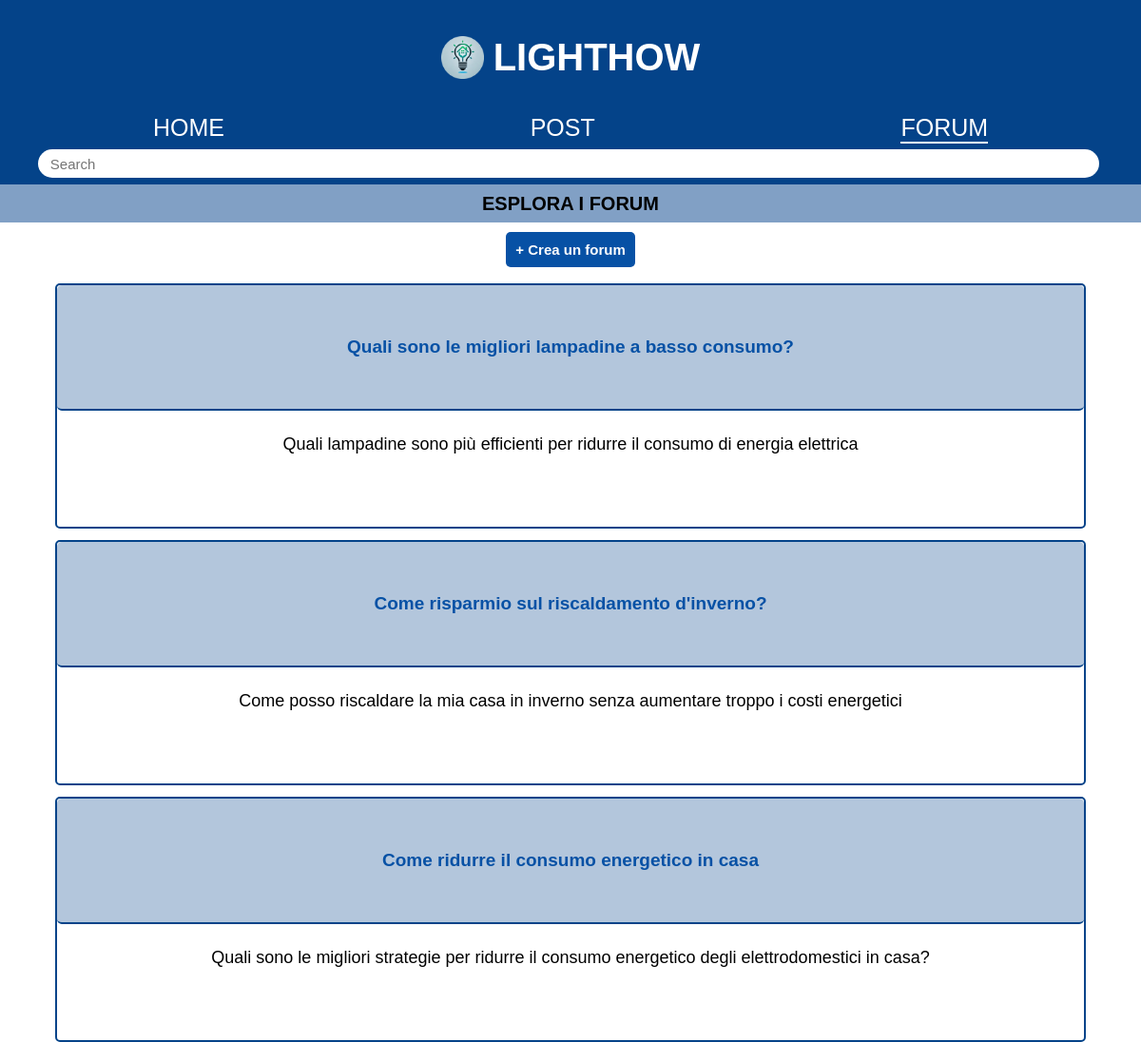
The page /form.php on the database its author committed.
### tables this page shows
CREATE TABLE `domande` (
  `id_domanda` int(11) NOT NULL,
  `titolo` varchar(50) DEFAULT NULL,
  `descrizione` text DEFAULT NULL,
  `data_compilazione` date DEFAULT NULL,
  `email` varchar(100) DEFAULT NULL,
  `nome_utente` varchar(100) DEFAULT NULL
);

### form.php (the view, shortened to what this page needs)
<?php
$host = "localhost";
$user = "root";
$pass = "";
$dbname = "lighthow";
$conn = mysqli_connect($host, $user, $pass, $dbname);
$querypost="SELECT * FROM domande ORDER BY id_domanda DESC";
$resultdomande=mysqli_query($conn, $querypost);
?>
<!DOCTYPE html>
<html lang="en">
<head>
    <link rel="stylesheet" href="css/form.css">
</head>
<body>
<header>
        <div class='logo'>
        <img src="img/logolighthow.png" class="foto" alt="Descrizione dell'immagine">
            <h1>LIGHTHOW</h1>
        </div>
        <div class='nav'>
            <a href='index.php' class='link'>HOME</a>
            <a href='domande.php' class='link'>POST</a>
            <a href='form.php'style="border-bottom: 2px solid white" class='link'>FORUM</a>
        </div>
        <form action="ricerca.php" method="GET" class="boxsearch">
            <input type='search' name='search' placeholder='  Search' class='search'>
        </form>
    </header>
       <h3 class="titolo"> ESPLORA I FORUM </h3>
       <a href="formdettagli.php">
       <div class='bottonecontenitore'>
       <button class='bottone'>
           <b>+ Crea un forum</b>
       </button>
       </a>
        <div class="form">
        <?php
            while($row =mysqli_fetch_assoc($resultdomande)){
                echo "<a href = 'forumDomanda1.php?id_domanda=" . $row['id_domanda'] ."'class='formsingoli'>";
                echo "<h4 class='formtitolo'>" . $row['titolo'] . "</h4>";
                echo "<p class='formdescrizione'>" . $row['descrizione'] . "</p>";
                echo "</a>";
            }
        ?>
            </div>
</body>
</html>

### css/form.css (style rules this page uses)
body { margin:0; font-family: sans-serif; }
.logo { display:flex; height: 120px; background-color: #044389; justify-content: center; align-items: center; color: white; font-size: 20px; }
.nav { display:flex; height:30px; background-color: #044389; justify-content: center; align-items: center; justify-content:space-around; padding-bottom: 7px; }
.search { height: 30px; margin-right: 5px; border:none; border-radius: 20px; font-size: 15px; padding-left: 5px; width: 93%; }
.link { display: flex; justify-content: space-around; text-decoration: none; height: 100%; align-items: center; color: white; font-size: 25px; border-bottom: 2px solid #044389; }
p { font-size: 18px; }
.titolo { display: flex; color: black; height: 40px; background-color: hsla(212, 94%, 28%, 0.5); padding: 0; margin: 0; align-items: center; justify-content: center; font-size: 20px; }
.form { display: flex; flex-direction: column; justify-content: center; align-items: center; }
.formsingoli { display: flex; flex-direction: column; width: 90%; border: 2px solid #044389; align-items: center; justify-content: flex-start; margin-top: 12px; border-radius: 5px; text-decoration: none; }
.formtitolo { display: flex; align-items: center; justify-content: center; width: 90%; border-bottom: 2px solid #044389; border-radius: 5px; align-self: flex-start; margin-top: 0; background-color: hsla(212, 94%, 28%, 0.3); padding: 5%; color: #0751a5; font-size: 19px; }
.formdescrizione { display: flex; flex-direction: column; padding: 7%; padding-top: 0; color: black; text-decoration: none; justify-content: center; align-items: center; margin: 0; }
.bottonecontenitore { display: flex; align-items: center; flex-direction: column; padding-top: 10px; text-decoration: none; }
.bottone { background-color: #0751a5; color: white; padding: 10px; margin-bottom: 5px; border-radius: 5px; border: 0; font-size: 15px; }
.boxsearch { display: flex; background-color:#044389 ; justify-content: center; padding-bottom: 7px; }
.foto { height: 45px; margin-right: 10px; }

### rows shown on the page
domande: titolo "Quali sono le migliori lampadine a basso consumo?", descrizione "Quali lampadine sono più efficienti per ridurre il consumo di energia elettrica"
domande: titolo "Come risparmio sul riscaldamento d'inverno?", descrizione "Come posso riscaldare la mia casa in inverno senza aumentare troppo i costi energetici"
domande: titolo "Come ridurre il consumo energetico in casa", descrizione "Quali sono le migliori strategie per ridurre il consumo energetico degli elettrodomestici in casa?"
